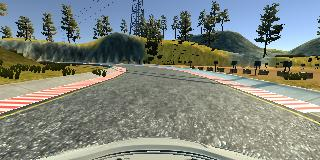
#> input picture IMG/center_2020_08_22_15_45_12_967.jpg, 320 x 160 px, given in place of test2.mp4, which was not available
$ python lanes.py
#> lines starting #> are read from the running program, lines starting #| are printed output that depends on the picture; pictures that were not available may be replaced by others from this repository, and a replacement may not be noted
#> further down, frame is the input picture: shape (160, 320, 3); mean B, G, R 124.6, 133.4, 127.9
import cv2
import numpy as np

global_left_fit_average = []
global_right_fit_average = []


def make_coordinates(image, line_parameters):
    slope, intercept = line_parameters
    y1 = int(image.shape[0])
    y2 = int(y1 * (1 / 2))
    x1 = int((y1 - intercept) / slope)
    x2 = int((y2 - intercept) / slope)
    return np.array([x1, y1, x2, y2])


def average_slope_intercept(image, lines):
    left_fit = []
    right_fit = []
    global global_left_fit_average
    global global_right_fit_average
    for line in lines:
        x1, y1, x2, y2 = line.reshape(4)
        parameters = np.polyfit((x1, x2), (y1, y2), 1)
        slope = parameters[0]
        intercept = parameters[1]
        if slope < 0:
            left_fit.append((slope, intercept))
        else:
            right_fit.append((slope, intercept))
    if not left_fit:
        left_fit_average = global_left_fit_average
    else:
        left_fit_average = np.average(left_fit, axis=0)
        global_left_fit_average = left_fit_average

    right_fit_average = np.average(right_fit, axis=0)
    global_right_fit_average = right_fit_average
    left_line = make_coordinates(image, left_fit_average)
    right_line = make_coordinates(image, right_fit_average)
    return np.array([left_line, right_line])


def canny(image):
    gray = cv2.cvtColor(image, cv2.COLOR_RGB2GRAY)
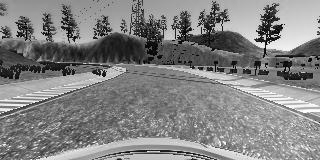
#> gray: shape (160, 320); min 0, max 255, mean 130.2
    blur = cv2.GaussianBlur(gray, (5, 5), 0)
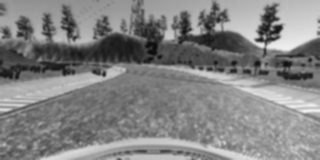
#> blur: shape (160, 320); min 10, max 241, mean 130.2
    return cv2.Canny(blur, 50, 100)
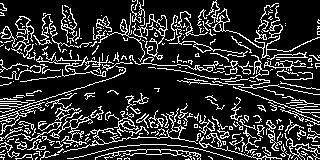
#> returned value: shape (160, 320); 18.4% white in thin lines or dots


def display_lines(image, lines):
    line_image = np.zeros_like(image)
    if lines is not None:
        for x1, y1, x2, y2 in lines:
            cv2.line(line_image, (x1, y1), (x2, y2), (255, 0, 0), 10)
    return line_image


def region_of_interest(image):
    height = image.shape[0]
#> height = 160
    polygons = np.array([[(200, height), (1100, height), (550, 250)]])
#> polygons = [[200, 160], [1100, 160], [550, 250]]
    mask = np.zeros_like(image)
    cv2.fillPoly(mask, polygons, 255)
#> mask: shape (160, 320); every value is 0
    return cv2.bitwise_and(image, mask)


fourcc = cv2.VideoWriter_fourcc(*"XVID")
out = cv2.VideoWriter("output.avi", fourcc, 60, (1280, 720))

cap = cv2.VideoCapture("test2.mp4")
while cap.isOpened():
    ret, frame = cap.read()
    canny_image = canny(frame)
    cropped_image = region_of_interest(canny_image)
    lines = cv2.HoughLinesP(
        cropped_image, 2, np.pi / 180, 100, np.array([]), minLineLength=40, maxLineGap=5
    )
#> lines = None
#> (the run stopped early here; a loop or call above may not have finished)

$ run again, on IMG/center_2020_08_22_15_45_17_076.jpg
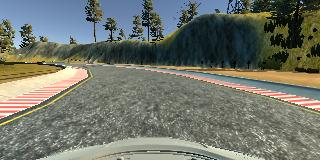
#> input picture IMG/center_2020_08_22_15_45_17_076.jpg, 320 x 160 px, given in place of test2.mp4, which was not available
#> frame is the input picture: shape (160, 320, 3); mean B, G, R 106.8, 116.7, 112.8
#> in canny, `blur = cv2.GaussianBlur(gray, (5, 5), 0)`:
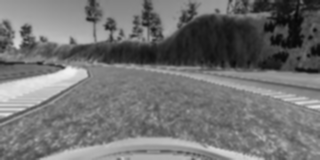
#> blur: shape (160, 320); min 8, max 241, mean 113.3
#> in canny, `return cv2.Canny(blur, 50, 100)`:
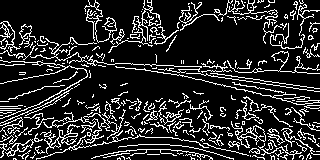
#> returned value: shape (160, 320); 16.5% white in thin lines or dots
#> mask: shape (160, 320); every value is 0
#> lines = None

$ run again, on IMG/center_2020_08_22_15_46_08_688.jpg
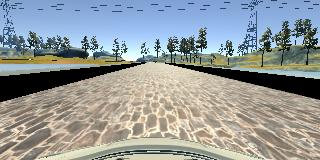
#> input picture IMG/center_2020_08_22_15_46_08_688.jpg, 320 x 160 px, given in place of test2.mp4, which was not available
#> frame is the input picture: shape (160, 320, 3); mean B, G, R 154.4, 153.6, 148
#> in canny, `blur = cv2.GaussianBlur(gray, (5, 5), 0)`:
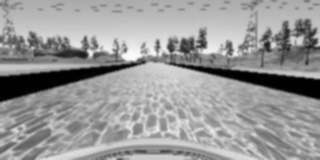
#> blur: shape (160, 320); min 0, max 251, mean 153.2
#> in canny, `return cv2.Canny(blur, 50, 100)`:
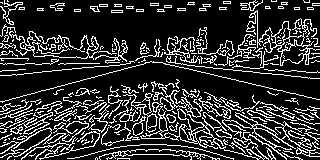
#> returned value: shape (160, 320); 19.5% white in thin lines or dots
#> mask: shape (160, 320); every value is 0
#> lines = None
